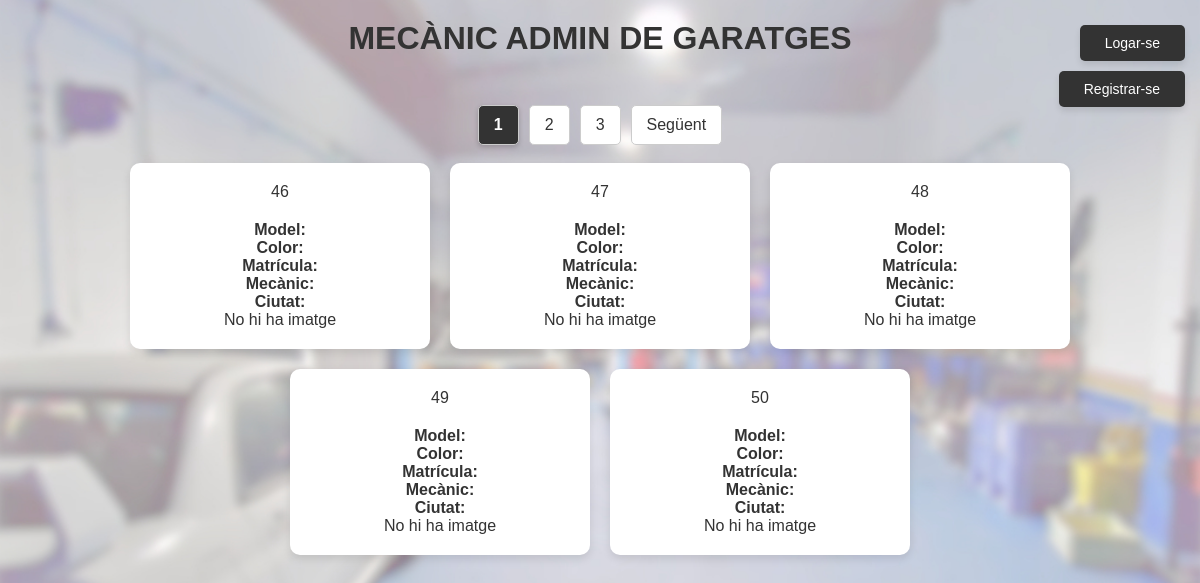
The app's page /, older data.
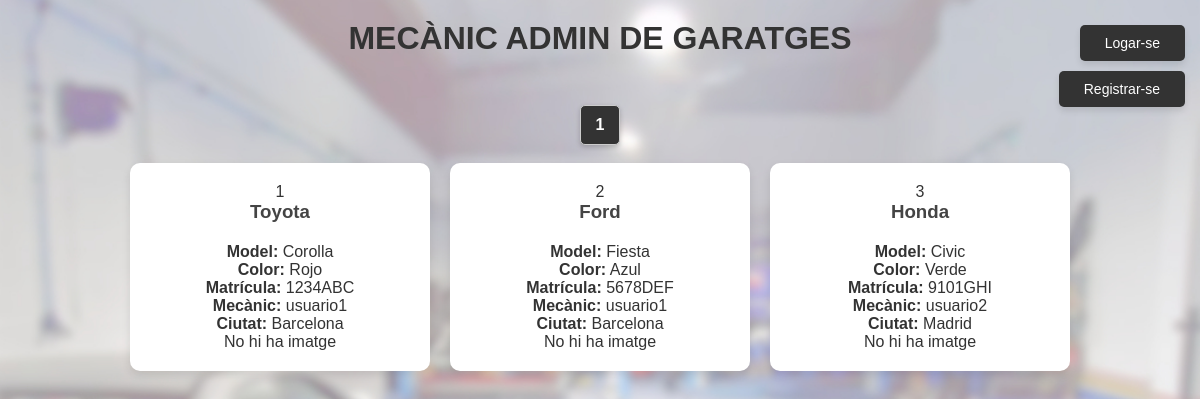
The same page, newer data.
### tables this page shows
CREATE TABLE `article` (
  `ID` int(11) NOT NULL AUTO_INCREMENT,  
  `marca` varchar(100) NOT NULL,  
  `model` varchar(100) NOT NULL,  
  `color` varchar(50) NOT NULL,  
  `matricula` varchar(20) NOT NULL,  
  `nom_usuari` varchar(50) DEFAULT NULL,  
  PRIMARY KEY (`ID`),  
  CONSTRAINT `fk_nomUsuari` FOREIGN KEY (`nom_usuari`) REFERENCES `usuaris` (`nombreUsuario`) ON DELETE CASCADE ON UPDATE CASCADE  
);

CREATE TABLE `usuaris` (
    `ID` int(11) NOT NULL AUTO_INCREMENT,  
    `nombreUsuario` varchar(50) NOT NULL,  
    `contrasenya` varchar(255) NOT NULL,  
    `correo` varchar(100) NOT NULL,  
    `ciutat` varchar(100) NOT NULL,  
    PRIMARY KEY (`ID`),  
    UNIQUE (`nombreUsuario`),  
    UNIQUE (`correo`)  
);

### Model/mostrarLlista.php (the view, shortened to what this page needs)
<?php
try {
    $connexio = new PDO('mysql:host=localhost;dbname=pt04_miguel_hornos', 'root', '');
    $connexio->setAttribute(PDO::ATTR_ERRMODE, PDO::ERRMODE_EXCEPTION);
    $resultatsPerPagina = 5;
    $paginaActual = isset($_GET['pagina']) ? (int)$_GET['pagina'] : 1;
    $offset = ($paginaActual - 1) * $resultatsPerPagina;
    $consultaTotal = $connexio->prepare("SELECT COUNT(*) as total FROM article");
    $consultaTotal->execute();
    $totalArticles = $consultaTotal->fetchColumn();
    $totalPags = ceil($totalArticles / $resultatsPerPagina);
    $consulta = $connexio->prepare("
        SELECT a.*, u.ciutat
        FROM article a
        LEFT JOIN usuaris u ON a.nom_usuari = u.nombreUsuario
        LIMIT :offset, :limit
    ");
    $consulta->bindValue(':offset', $offset, PDO::PARAM_INT);
    $consulta->bindValue(':limit', $resultatsPerPagina, PDO::PARAM_INT);
    $consulta->execute();
    $articles = $consulta->fetchAll(PDO::FETCH_ASSOC);
    echo "<div class='paginacio'>";
    for ($i = 1; $i <= $totalPags; $i++) {
        if ($i == $paginaActual) {
            echo '<strong>' . $i . '</strong>';
        } else {
            echo '<a href="?pagina=' . $i . '">' . $i . '</a>';
        }
    }
    if ($paginaActual < $totalPags) {
        echo '<a href="?pagina=' . ($paginaActual + 1) . '">Següent</a>';
    }
    echo "</div> <br>";
    echo "<div class='articles-container'>";
    if (count($articles) > 0) {
        foreach ($articles as $article) {
            echo "<div class='article-box'>";
            echo "<td>" . htmlspecialchars($article['ID']) . "</td>";
            echo "<h3>" . htmlspecialchars($article['marca']) . "</h3>";
            echo "<p><strong>Model:</strong> " . htmlspecialchars($article['model']) . "</p>";
            echo "<p><strong>Color:</strong> " . htmlspecialchars($article['color']) . "</p>";
            echo "<p><strong>Matrícula:</strong> " . htmlspecialchars($article['matricula']) . "</p>";
            echo "<p><strong>Mecànic:</strong> " . htmlspecialchars($article['nom_usuari']) . "</p>";
            echo "<p><strong>Ciutat:</strong> " . htmlspecialchars($article['ciutat']) . "</p>";
            if (!empty($article['imatge'])) {
                echo "<img src='" . htmlspecialchars($article['imatge']) . "' alt='Imatge' width='150'>";
            } else {
                echo "<p>No hi ha imatge</p>";
            }
            echo "</div>";
        }
    } else {
        echo "<p>No s'han trobat articles.</p>";
    }
    echo "</div>";
} catch (PDOException $e) {
    echo "Error de connexió: " . htmlspecialchars($e->getMessage()) . " ❌";
}
?>

### Index.php (shortened to what this page needs)
<!DOCTYPE html>
<html lang="en">
    <head>
        <link rel="stylesheet" href="Estils\estils.css">
    </head>
    <body>
        <h1>MECÀNIC ADMIN DE GARATGES</h1><br>
    </body>
</html>
<?php
include "Vistes/navbar.php";
include "Model/mostrarLlista.php";
?>

### Vistes/navbar.php (shortened to what this page needs)
<!DOCTYPE html>
<html lang="en">
<head>
</head>
<body>
    <?php if (isset($_SESSION['usuari'])):  ?>
        <div class="navbar">
        <a href="Controlador/logout.php"><button>Deslogar-se</button></a>
        </div>
        <h3>Que vols fer?</h3>
        <a href="Vistes/Inserir.php?pagina=<?php echo isset($_GET['pagina']) ? $_GET['pagina'] : 1; ?>">
            <button>Inserir vehicle</button>
        </a><br>
        <a href="Vistes/Modificar.php?pagina=<?php echo isset($_GET['pagina']) ? $_GET['pagina'] : 1; ?>">
            <button>Modificar vehicle</button>
        </a><br>
        <a href="Vistes/Esborrar.php?pagina=<?php echo isset($_GET['pagina']) ? $_GET['pagina'] : 1; ?>">
            <button>Esborrar vehicle</button>
        </a><br><br>
    <?php else: ?>
        <div class="navbar">
        <a href="Vistes/Login.php"><button>Logar-se</button></a>
        <a href="Vistes/Register.php"><button>Registrar-se</button></a>
        </div>
    <?php endif; ?>
</body>
</html>

### Estils/estils.css (style rules this page uses)
* { margin: 0; padding: 0; box-sizing: border-box; }
body { font-family: Arial, sans-serif; background: url('../imgs/fons.jpg') no-repeat center center fixed; background-size: cover; color: #333; padding: 20px; display: flex; flex-direction: column; justify-content: center; align-items: center; }
.navbar { position: absolute; top: 20px; right: 20px; display: flex; flex-direction: column; align-items: flex-end; }
.navbar button { background-color: #333; color: white; border: none; padding: 10px 20px; margin: 5px; cursor: pointer; border-radius: 5px; transition: background-color 0.3s, transform 0.3s; }
h3 { margin-bottom: 20px; color: #444; text-align: left; }
input[type="submit"], input[type="reset"], button { background-color: #333; color: #fff; border: none; cursor: pointer; transition: background-color 0.3s, transform 0.3s; font-size: 14px; text-align: center; }
button { padding: 10px 15px; margin-top: 10px; box-shadow: 0 4px 6px rgba(0, 0, 0, 0.1); }
a { text-decoration: none; }
a button { width: 100%; display: inline-block; text-align: center; }
.articles-container { display: flex; flex-wrap: wrap; gap: 20px; justify-content: center; }
.article-box { background-color: #fff; padding: 20px; border-radius: 10px; box-shadow: 0 4px 8px rgba(0, 0, 0, 0.1); width: 300px; text-align: center; transition: transform 0.3s, box-shadow 0.3s; display: flex; flex-direction: column; align-items: center; }
.paginacio { display: flex; justify-content: center; margin-top: 30px; }
.paginacio a, .paginacio strong { padding: 10px 15px; margin: 0 5px; background-color: #fff; color: #333; border: 1px solid #ccc; border-radius: 5px; text-decoration: none; transition: background-color 0.3s, box-shadow 0.3s, transform 0.3s; }
.paginacio strong { background-color: #333; color: #fff; box-shadow: 0 2px 5px rgba(0, 0, 0, 0.2); }

Row changes from the older to the newer data that the page shows:
removed article: ID "46", shows "No hi ha imatge"
removed article: ID "47", shows "No hi ha imatge"
removed article: ID "48", shows "No hi ha imatge"
removed article: ID "49", shows "No hi ha imatge"
removed article: ID "50", shows "No hi ha imatge"
added article: ID "1", marca "Toyota", model "Corolla", color "Rojo", matricula "1234ABC", nom_usuari "usuario1", usuaris.ciutat "Barcelona", shows "No hi ha imatge"
added article: ID "2", marca "Ford", model "Fiesta", color "Azul", matricula "5678DEF", nom_usuari "usuario1", usuaris.ciutat "Barcelona", shows "No hi ha imatge"
added article: ID "3", marca "Honda", model "Civic", color "Verde", matricula "9101GHI", nom_usuari "usuario2", usuaris.ciutat "Madrid", shows "No hi ha imatge"
Text that changed along with them:
list line gone: "2"
list line gone: "3"
text no longer shown: "Següent"
